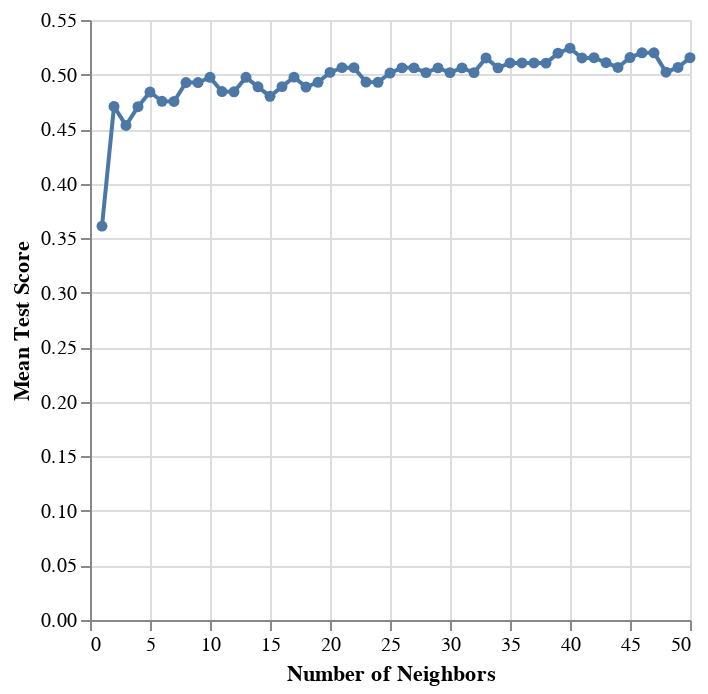

Notebook source saved alongside this figure:
### Code cell
#Creates a dataframe out of the grid
heart_grid_df = pd.DataFrame(heart_grid.cv_results_)

#Creates a line plot out of the dataframe, using neighbors on the X and mean test score on the Y
grid_plot = alt.Chart(heart_grid_df).mark_line(point=True).encode(
    x=alt.X("param_kneighborsclassifier__n_neighbors").title("Number of Neighbors"),
    y=alt.Y("mean_test_score").title("Mean Test Score")
)

display("Figure 4: How Does Number of Neighbors Impact Test Score?", grid_plot)

### Figure 1 — Vega-Lite specification as saved in the notebook (floating-point values rounded to 4 significant figures)
{"config": {"view": {"continuousWidth": 300, "continuousHeight": 300}}, "data": {"name": "data-bd5d04478bb7c79b33929f02d9124b03"}, "mark": {"type": "line", "point": true}, "encoding": {"x": {"field": "param_kneighborsclassifier__n_neighbors", "title": "Number of Neighbors", "type": "quantitative"}, "y": {"field": "mean_test_score", "title": "Mean Test Score", "type": "quantitative"}}, "$schema": "https://vega.github.io/schema/vega-lite/v5.8.0.json", "datasets": {"data-bd5d04478bb7c79b33929f02d9124b03": [{"mean_fit_time": 0.003951, "std_fit_time": 0.0006333, "mean_score_time": 0.004543, "std_score_time": 0.002223, "param_kneighborsclassifier__n_neighbors": 1, "params": {"kneighborsclassifier__n_neighbors": 1}, "split0_test_score": 0.3913, "split1_test_score": 0.4348, "split2_test_score": 0.3913, "split3_test_score": 0.3478, "split4_test_score": 0.2609, "split5_test_score": 0.2609, "split6_test_score": 0.4783, "split7_test_score": 0.3182, "split8_test_score": 0.2727, "split9_test_score": 0.4545, "mean_test_score": 0.3611, "std_test_score": 0.07722, "rank_test_score": 50}, {"mean_fit_time": 0.004181, "std_fit_time": 0.0008506, "mean_score_time": 0.003873, "std_score_time": 0.0005057, "param_kneighborsclassifier__n_neighbors": 2, "params": {"kneighborsclassifier__n_neighbors": 2}, "split0_test_score": 0.4783, "split1_test_score": 0.5652, "split2_test_score": 0.5217, "split3_test_score": 0.4348, "split4_test_score": 0.4783, "split5_test_score": 0.5217, "split6_test_score": 0.4348, "split7_test_score": 0.3636, "split8_test_score": 0.4545, "split9_test_score": 0.4545, "mean_test_score": 0.4708, "std_test_score": 0.05369, "rank_test_score": 47}, {"mean_fit_time": 0.003412, "std_fit_time": 5.624e-05, "mean_score_time": 0.003416, "std_score_time": 4.742e-05, "param_kneighborsclassifier__n_neighbors": 3, "params": {"kneighborsclassifier__n_neighbors": 3}, "split0_test_score": 0.4348, "split1_test_score": 0.6522, "split2_test_score": 0.4348, "split3_test_score": 0.3478, "split4_test_score": 0.4348, "split5_test_score": 0.4348, "split6_test_score": 0.5217, "split7_test_score": 0.4091, "split8_test_score": 0.4091, "split9_test_score": 0.4545, "mean_test_score": 0.4534, "std_test_score": 0.07787, "rank_test_score": 49}, {"mean_fit_time": 0.003443, "std_fit_time": 0.0001792, "mean_score_time": 0.003445, "std_score_time": 5.312e-05, "param_kneighborsclassifier__n_neighbors": 4, "params": {"kneighborsclassifier__n_neighbors": 4}, "split0_test_score": 0.4348, "split1_test_score": 0.6522, "split2_test_score": 0.4783, "split3_test_score": 0.5217, "split4_test_score": 0.4783, "split5_test_score": 0.4783, "split6_test_score": 0.4348, "split7_test_score": 0.4545, "split8_test_score": 0.4091, "split9_test_score": 0.3636, "mean_test_score": 0.4706, "std_test_score": 0.07335, "rank_test_score": 48}, {"mean_fit_time": 0.003396, "std_fit_time": 7.303e-05, "mean_score_time": 0.003428, "std_score_time": 5.959e-05, "param_kneighborsclassifier__n_neighbors": 5, "params": {"kneighborsclassifier__n_neighbors": 5}, "split0_test_score": 0.4783, "split1_test_score": 0.6522, "split2_test_score": 0.4783, "split3_test_score": 0.5217, "split4_test_score": 0.4348, "split5_test_score": 0.4348, "split6_test_score": 0.5217, "split7_test_score": 0.3636, "split8_test_score": 0.5, "split9_test_score": 0.4545, "mean_test_score": 0.484, "std_test_score": 0.07187, "rank_test_score": 43}, {"mean_fit_time": 0.00344, "std_fit_time": 8.213e-05, "mean_score_time": 0.00341, "std_score_time": 5.296e-05, "param_kneighborsclassifier__n_neighbors": 6, "params": {"kneighborsclassifier__n_neighbors": 6}, "split0_test_score": 0.4783, "split1_test_score": 0.6087, "split2_test_score": 0.5217, "split3_test_score": 0.4783, "split4_test_score": 0.3913, "split5_test_score": 0.4348, "split6_test_score": 0.4783, "split7_test_score": 0.4091, "split8_test_score": 0.4545, "split9_test_score": 0.5, "mean_test_score": 0.4755, "std_test_score": 0.05839, "rank_test_score": 45}, {"mean_fit_time": 0.003366, "std_fit_time": 6.056e-05, "mean_score_time": 0.003396, "std_score_time": 4.765e-05, "param_kneighborsclassifier__n_neighbors": 7, "params": {"kneighborsclassifier__n_neighbors": 7}, "split0_test_score": 0.4348, "split1_test_score": 0.5217, "split2_test_score": 0.6087, "split3_test_score": 0.5217, "split4_test_score": 0.4783, "split5_test_score": 0.4348, "split6_test_score": 0.4348, "split7_test_score": 0.3636, "split8_test_score": 0.4545, "split9_test_score": 0.5, "mean_test_score": 0.4753, "std_test_score": 0.06368, "rank_test_score": 46}, {"mean_fit_time": 0.003357, "std_fit_time": 5.825e-05, "mean_score_time": 0.003403, "std_score_time": 5.107e-05, "param_kneighborsclassifier__n_neighbors": 8, "params": {"kneighborsclassifier__n_neighbors": 8}, "split0_test_score": 0.4783, "split1_test_score": 0.6087, "split2_test_score": 0.5652, "split3_test_score": 0.5217, "split4_test_score": 0.5217, "split5_test_score": 0.4783, "split6_test_score": 0.4348, "split7_test_score": 0.3636, "split8_test_score": 0.5, "split9_test_score": 0.4545, "mean_test_score": 0.4927, "std_test_score": 0.06507, "rank_test_score": 36}, {"mean_fit_time": 0.00341, "std_fit_time": 9.86e-05, "mean_score_time": 0.003423, "std_score_time": 4.051e-05, "param_kneighborsclassifier__n_neighbors": 9, "params": {"kneighborsclassifier__n_neighbors": 9}, "split0_test_score": 0.4783, "split1_test_score": 0.5652, "split2_test_score": 0.5652, "split3_test_score": 0.5217, "split4_test_score": 0.5652, "split5_test_score": 0.4783, "split6_test_score": 0.4348, "split7_test_score": 0.4545, "split8_test_score": 0.4545, "split9_test_score": 0.4091, "mean_test_score": 0.4927, "std_test_score": 0.05504, "rank_test_score": 36}, {"mean_fit_time": 0.003377, "std_fit_time": 8.041e-05, "mean_score_time": 0.003392, "std_score_time": 2.101e-05, "param_kneighborsclassifier__n_neighbors": 10, "params": {"kneighborsclassifier__n_neighbors": 10}, "split0_test_score": 0.4783, "split1_test_score": 0.5217, "split2_test_score": 0.5217, "split3_test_score": 0.5217, "split4_test_score": 0.5652, "split5_test_score": 0.4783, "split6_test_score": 0.4783, "split7_test_score": 0.4545, "split8_test_score": 0.4545, "split9_test_score": 0.5, "mean_test_score": 0.4974, "std_test_score": 0.0334, "rank_test_score": 31}, {"mean_fit_time": 0.003417, "std_fit_time": 0.0001764, "mean_score_time": 0.003399, "std_score_time": 5.008e-05, "param_kneighborsclassifier__n_neighbors": 11, "params": {"kneighborsclassifier__n_neighbors": 11}, "split0_test_score": 0.4348, "split1_test_score": 0.5217, "split2_test_score": 0.4783, "split3_test_score": 0.5217, "split4_test_score": 0.5217, "split5_test_score": 0.4783, "split6_test_score": 0.4783, "split7_test_score": 0.4545, "split8_test_score": 0.4545, "split9_test_score": 0.5, "mean_test_score": 0.4844, "std_test_score": 0.02964, "rank_test_score": 41}, {"mean_fit_time": 0.003381, "std_fit_time": 7.777e-05, "mean_score_time": 0.005197, "std_score_time": 0.005377, "param_kneighborsclassifier__n_neighbors": 12, "params": {"kneighborsclassifier__n_neighbors": 12}, "split0_test_score": 0.4783, "split1_test_score": 0.5217, "split2_test_score": 0.5217, "split3_test_score": 0.5652, "split4_test_score": 0.4348, "split5_test_score": 0.4783, "split6_test_score": 0.4783, "split7_test_score": 0.4545, "split8_test_score": 0.4545, "split9_test_score": 0.4545, "mean_test_score": 0.4842, "std_test_score": 0.03817, "rank_test_score": 42}, {"mean_fit_time": 0.003441, "std_fit_time": 0.0002646, "mean_score_time": 0.003372, "std_score_time": 1.9e-05, "param_kneighborsclassifier__n_neighbors": 13, "params": {"kneighborsclassifier__n_neighbors": 13}, "split0_test_score": 0.5217, "split1_test_score": 0.5652, "split2_test_score": 0.5217, "split3_test_score": 0.5652, "split4_test_score": 0.4783, "split5_test_score": 0.4348, "split6_test_score": 0.4783, "split7_test_score": 0.4545, "split8_test_score": 0.4545, "split9_test_score": 0.5, "mean_test_score": 0.4974, "std_test_score": 0.04326, "rank_test_score": 31}, {"mean_fit_time": 0.00337, "std_fit_time": 5.469e-05, "mean_score_time": 0.003484, "std_score_time": 0.0002401, "param_kneighborsclassifier__n_neighbors": 14, "params": {"kneighborsclassifier__n_neighbors": 14}, "split0_test_score": 0.4783, "split1_test_score": 0.5652, "split2_test_score": 0.5217, "split3_test_score": 0.5652, "split4_test_score": 0.4783, "split5_test_score": 0.4348, "split6_test_score": 0.4348, "split7_test_score": 0.4091, "split8_test_score": 0.4545, "split9_test_score": 0.5455, "mean_test_score": 0.4887, "std_test_score": 0.05437, "rank_test_score": 39}, {"mean_fit_time": 0.003393, "std_fit_time": 6.322e-05, "mean_score_time": 0.003412, "std_score_time": 4.92e-05, "param_kneighborsclassifier__n_neighbors": 15, "params": {"kneighborsclassifier__n_neighbors": 15}, "split0_test_score": 0.5217, "split1_test_score": 0.5217, "split2_test_score": 0.4783, "split3_test_score": 0.5217, "split4_test_score": 0.4783, "split5_test_score": 0.4348, "split6_test_score": 0.4348, "split7_test_score": 0.4091, "split8_test_score": 0.4545, "split9_test_score": 0.5455, "mean_test_score": 0.48, "std_test_score": 0.04391, "rank_test_score": 44}, {"mean_fit_time": 0.003358, "std_fit_time": 4.911e-05, "mean_score_time": 0.003387, "std_score_time": 2.797e-05, "param_kneighborsclassifier__n_neighbors": 16, "params": {"kneighborsclassifier__n_neighbors": 16}, "split0_test_score": 0.4783, "split1_test_score": 0.5217, "split2_test_score": 0.5217, "split3_test_score": 0.5217, "split4_test_score": 0.4783, "split5_test_score": 0.4348, "split6_test_score": 0.4783, "split7_test_score": 0.4091, "split8_test_score": 0.4545, "split9_test_score": 0.5909, "mean_test_score": 0.4889, "std_test_score": 0.04946, "rank_test_score": 38}, {"mean_fit_time": 0.003347, "std_fit_time": 5.27e-05, "mean_score_time": 0.003393, "std_score_time": 2.415e-05, "param_kneighborsclassifier__n_neighbors": 17, "params": {"kneighborsclassifier__n_neighbors": 17}, "split0_test_score": 0.4783, "split1_test_score": 0.5217, "split2_test_score": 0.5217, "split3_test_score": 0.5217, "split4_test_score": 0.5217, "split5_test_score": 0.4348, "split6_test_score": 0.5217, "split7_test_score": 0.4091, "split8_test_score": 0.4545, "split9_test_score": 0.5909, "mean_test_score": 0.4976, "std_test_score": 0.05062, "rank_test_score": 30}, {"mean_fit_time": 0.003494, "std_fit_time": 0.0001805, "mean_score_time": 0.003488, "std_score_time": 0.0001561, "param_kneighborsclassifier__n_neighbors": 18, "params": {"kneighborsclassifier__n_neighbors": 18}, "split0_test_score": 0.4783, "split1_test_score": 0.5217, "split2_test_score": 0.4783, "split3_test_score": 0.5217, "split4_test_score": 0.5217, "split5_test_score": 0.4348, "split6_test_score": 0.5652, "split7_test_score": 0.4091, "split8_test_score": 0.4545, "split9_test_score": 0.5, "mean_test_score": 0.4885, "std_test_score": 0.04459, "rank_test_score": 40}, {"mean_fit_time": 0.003373, "std_fit_time": 7.624e-05, "mean_score_time": 0.003391, "std_score_time": 2.584e-05, "param_kneighborsclassifier__n_neighbors": 19, "params": {"kneighborsclassifier__n_neighbors": 19}, "split0_test_score": 0.4783, "split1_test_score": 0.5217, "split2_test_score": 0.5217, "split3_test_score": 0.5217, "split4_test_score": 0.5217, "split5_test_score": 0.4783, "split6_test_score": 0.5217, "split7_test_score": 0.4091, "split8_test_score": 0.4545, "split9_test_score": 0.5, "mean_test_score": 0.4929, "std_test_score": 0.03624, "rank_test_score": 34}, {"mean_fit_time": 0.0038, "std_fit_time": 0.001185, "mean_score_time": 0.003457, "std_score_time": 0.0001254, "param_kneighborsclassifier__n_neighbors": 20, "params": {"kneighborsclassifier__n_neighbors": 20}, "split0_test_score": 0.4783, "split1_test_score": 0.5217, "split2_test_score": 0.5217, "split3_test_score": 0.5217, "split4_test_score": 0.5217, "split5_test_score": 0.4783, "split6_test_score": 0.5217, "split7_test_score": 0.4091, "split8_test_score": 0.4545, "split9_test_score": 0.5909, "mean_test_score": 0.502, "std_test_score": 0.04676, "rank_test_score": 25}, {"mean_fit_time": 0.003789, "std_fit_time": 0.001239, "mean_score_time": 0.003464, "std_score_time": 4.801e-05, "param_kneighborsclassifier__n_neighbors": 21, "params": {"kneighborsclassifier__n_neighbors": 21}, "split0_test_score": 0.4783, "split1_test_score": 0.5217, "split2_test_score": 0.5217, "split3_test_score": 0.5652, "split4_test_score": 0.5217, "split5_test_score": 0.4783, "split6_test_score": 0.5217, "split7_test_score": 0.4091, "split8_test_score": 0.4545, "split9_test_score": 0.5909, "mean_test_score": 0.5063, "std_test_score": 0.05028, "rank_test_score": 17}, {"mean_fit_time": 0.003439, "std_fit_time": 0.0002058, "mean_score_time": 0.00347, "std_score_time": 0.0001703, "param_kneighborsclassifier__n_neighbors": 22, "params": {"kneighborsclassifier__n_neighbors": 22}, "split0_test_score": 0.4783, "split1_test_score": 0.5652, "split2_test_score": 0.5217, "split3_test_score": 0.5217, "split4_test_score": 0.5217, "split5_test_score": 0.5217, "split6_test_score": 0.4783, "split7_test_score": 0.4091, "split8_test_score": 0.4545, "split9_test_score": 0.5909, "mean_test_score": 0.5063, "std_test_score": 0.05028, "rank_test_score": 17}, {"mean_fit_time": 0.00336, "std_fit_time": 5.545e-05, "mean_score_time": 0.003437, "std_score_time": 5.854e-05, "param_kneighborsclassifier__n_neighbors": 23, "params": {"kneighborsclassifier__n_neighbors": 23}, "split0_test_score": 0.4783, "split1_test_score": 0.5217, "split2_test_score": 0.4348, "split3_test_score": 0.5217, "split4_test_score": 0.5217, "split5_test_score": 0.5652, "split6_test_score": 0.4783, "split7_test_score": 0.4091, "split8_test_score": 0.4545, "split9_test_score": 0.5455, "mean_test_score": 0.4931, "std_test_score": 0.04774, "rank_test_score": 33}, {"mean_fit_time": 0.003379, "std_fit_time": 6.982e-05, "mean_score_time": 0.003474, "std_score_time": 5.409e-05, "param_kneighborsclassifier__n_neighbors": 24, "params": {"kneighborsclassifier__n_neighbors": 24}, "split0_test_score": 0.4783, "split1_test_score": 0.6087, "split2_test_score": 0.4348, "split3_test_score": 0.5217, "split4_test_score": 0.5217, "split5_test_score": 0.5217, "split6_test_score": 0.4783, "split7_test_score": 0.4091, "split8_test_score": 0.4545, "split9_test_score": 0.5, "mean_test_score": 0.4929, "std_test_score": 0.05316, "rank_test_score": 34}, {"mean_fit_time": 0.003344, "std_fit_time": 5.413e-05, "mean_score_time": 0.003416, "std_score_time": 2.277e-05, "param_kneighborsclassifier__n_neighbors": 25, "params": {"kneighborsclassifier__n_neighbors": 25}, "split0_test_score": 0.5217, "split1_test_score": 0.6087, "split2_test_score": 0.4348, "split3_test_score": 0.5217, "split4_test_score": 0.5217, "split5_test_score": 0.5652, "split6_test_score": 0.5217, "split7_test_score": 0.3636, "split8_test_score": 0.4545, "split9_test_score": 0.5, "mean_test_score": 0.5014, "std_test_score": 0.06546, "rank_test_score": 29}, {"mean_fit_time": 0.003376, "std_fit_time": 7.075e-05, "mean_score_time": 0.003441, "std_score_time": 4.304e-05, "param_kneighborsclassifier__n_neighbors": 26, "params": {"kneighborsclassifier__n_neighbors": 26}, "split0_test_score": 0.5217, "split1_test_score": 0.5652, "split2_test_score": 0.4348, "split3_test_score": 0.5217, "split4_test_score": 0.5217, "split5_test_score": 0.5652, "split6_test_score": 0.5217, "split7_test_score": 0.4091, "split8_test_score": 0.4545, "split9_test_score": 0.5455, "mean_test_score": 0.5061, "std_test_score": 0.05164, "rank_test_score": 19}, {"mean_fit_time": 0.003375, "std_fit_time": 6.004e-05, "mean_score_time": 0.003432, "std_score_time": 4.573e-05, "param_kneighborsclassifier__n_neighbors": 27, "params": {"kneighborsclassifier__n_neighbors": 27}, "split0_test_score": 0.5217, "split1_test_score": 0.5652, "split2_test_score": 0.4783, "split3_test_score": 0.5217, "split4_test_score": 0.5217, "split5_test_score": 0.5217, "split6_test_score": 0.5217, "split7_test_score": 0.4091, "split8_test_score": 0.4545, "split9_test_score": 0.5455, "mean_test_score": 0.5061, "std_test_score": 0.04372, "rank_test_score": 19}, {"mean_fit_time": 0.003404, "std_fit_time": 6.041e-05, "mean_score_time": 0.003541, "std_score_time": 0.0002648, "param_kneighborsclassifier__n_neighbors": 28, "params": {"kneighborsclassifier__n_neighbors": 28}, "split0_test_score": 0.5217, "split1_test_score": 0.5652, "split2_test_score": 0.4783, "split3_test_score": 0.5217, "split4_test_score": 0.5217, "split5_test_score": 0.5217, "split6_test_score": 0.4783, "split7_test_score": 0.4091, "split8_test_score": 0.4545, "split9_test_score": 0.5455, "mean_test_score": 0.5018, "std_test_score": 0.04411, "rank_test_score": 26}, {"mean_fit_time": 0.003399, "std_fit_time": 7.248e-05, "mean_score_time": 0.003486, "std_score_time": 5.068e-05, "param_kneighborsclassifier__n_neighbors": 29, "params": {"kneighborsclassifier__n_neighbors": 29}, "split0_test_score": 0.5217, "split1_test_score": 0.5652, "split2_test_score": 0.4783, "split3_test_score": 0.5217, "split4_test_score": 0.5217, "split5_test_score": 0.5217, "split6_test_score": 0.5217, "split7_test_score": 0.4091, "split8_test_score": 0.4545, "split9_test_score": 0.5455, "mean_test_score": 0.5061, "std_test_score": 0.04372, "rank_test_score": 19}, {"mean_fit_time": 0.003344, "std_fit_time": 4.974e-05, "mean_score_time": 0.003425, "std_score_time": 2.063e-05, "param_kneighborsclassifier__n_neighbors": 30, "params": {"kneighborsclassifier__n_neighbors": 30}, "split0_test_score": 0.5217, "split1_test_score": 0.5652, "split2_test_score": 0.4783, "split3_test_score": 0.5217, "split4_test_score": 0.5217, "split5_test_score": 0.5217, "split6_test_score": 0.4783, "split7_test_score": 0.4091, "split8_test_score": 0.4545, "split9_test_score": 0.5455, "mean_test_score": 0.5018, "std_test_score": 0.04411, "rank_test_score": 26}, {"mean_fit_time": 0.003423, "std_fit_time": 9.643e-05, "mean_score_time": 0.003522, "std_score_time": 6.705e-05, "param_kneighborsclassifier__n_neighbors": 31, "params": {"kneighborsclassifier__n_neighbors": 31}, "split0_test_score": 0.5217, "split1_test_score": 0.6087, "split2_test_score": 0.4783, "split3_test_score": 0.5217, "split4_test_score": 0.5217, "split5_test_score": 0.5217, "split6_test_score": 0.4783, "split7_test_score": 0.4091, "split8_test_score": 0.4545, "split9_test_score": 0.5455, "mean_test_score": 0.5061, "std_test_score": 0.05164, "rank_test_score": 19}, {"mean_fit_time": 0.003488, "std_fit_time": 0.0001403, "mean_score_time": 0.003575, "std_score_time": 9.907e-05, "param_kneighborsclassifier__n_neighbors": 32, "params": {"kneighborsclassifier__n_neighbors": 32}, "split0_test_score": 0.5217, "split1_test_score": 0.5652, "split2_test_score": 0.5217, "split3_test_score": 0.5217, "split4_test_score": 0.5217, "split5_test_score": 0.4783, "split6_test_score": 0.4783, "split7_test_score": 0.4545, "split8_test_score": 0.4545, "split9_test_score": 0.5, "mean_test_score": 0.5018, "std_test_score": 0.03345, "rank_test_score": 28}, {"mean_fit_time": 0.003385, "std_fit_time": 6.326e-05, "mean_score_time": 0.00348, "std_score_time": 4.382e-05, "param_kneighborsclassifier__n_neighbors": 33, "params": {"kneighborsclassifier__n_neighbors": 33}, "split0_test_score": 0.5217, "split1_test_score": 0.5652, "split2_test_score": 0.5217, "split3_test_score": 0.5217, "split4_test_score": 0.5217, "split5_test_score": 0.5217, "split6_test_score": 0.4783, "split7_test_score": 0.4545, "split8_test_score": 0.4545, "split9_test_score": 0.5909, "mean_test_score": 0.5152, "std_test_score": 0.04144, "rank_test_score": 9}, {"mean_fit_time": 0.00336, "std_fit_time": 5.635e-05, "mean_score_time": 0.003467, "std_score_time": 3.194e-05, "param_kneighborsclassifier__n_neighbors": 34, "params": {"kneighborsclassifier__n_neighbors": 34}, "split0_test_score": 0.5217, "split1_test_score": 0.5652, "split2_test_score": 0.5217, "split3_test_score": 0.5217, "split4_test_score": 0.5217, "split5_test_score": 0.5217, "split6_test_score": 0.4783, "split7_test_score": 0.4091, "split8_test_score": 0.4545, "split9_test_score": 0.5455, "mean_test_score": 0.5061, "std_test_score": 0.04372, "rank_test_score": 19}, {"mean_fit_time": 0.003397, "std_fit_time": 7.95e-05, "mean_score_time": 0.003513, "std_score_time": 5.332e-05, "param_kneighborsclassifier__n_neighbors": 35, "params": {"kneighborsclassifier__n_neighbors": 35}, "split0_test_score": 0.5217, "split1_test_score": 0.5652, "split2_test_score": 0.5217, "split3_test_score": 0.5217, "split4_test_score": 0.5217, "split5_test_score": 0.5217, "split6_test_score": 0.4783, "split7_test_score": 0.4545, "split8_test_score": 0.4545, "split9_test_score": 0.5455, "mean_test_score": 0.5107, "std_test_score": 0.03485, "rank_test_score": 11}, {"mean_fit_time": 0.003443, "std_fit_time": 0.0001186, "mean_score_time": 0.003517, "std_score_time": 0.0001073, "param_kneighborsclassifier__n_neighbors": 36, "params": {"kneighborsclassifier__n_neighbors": 36}, "split0_test_score": 0.5217, "split1_test_score": 0.5652, "split2_test_score": 0.5217, "split3_test_score": 0.5217, "split4_test_score": 0.5217, "split5_test_score": 0.5217, "split6_test_score": 0.4783, "split7_test_score": 0.4545, "split8_test_score": 0.4545, "split9_test_score": 0.5455, "mean_test_score": 0.5107, "std_test_score": 0.03485, "rank_test_score": 11}, {"mean_fit_time": 0.003553, "std_fit_time": 0.0002117, "mean_score_time": 0.004546, "std_score_time": 0.003123, "param_kneighborsclassifier__n_neighbors": 37, "params": {"kneighborsclassifier__n_neighbors": 37}, "split0_test_score": 0.5217, "split1_test_score": 0.5652, "split2_test_score": 0.5217, "split3_test_score": 0.5217, "split4_test_score": 0.5217, "split5_test_score": 0.5217, "split6_test_score": 0.4783, "split7_test_score": 0.4545, "split8_test_score": 0.4545, "split9_test_score": 0.5455, "mean_test_score": 0.5107, "std_test_score": 0.03485, "rank_test_score": 11}, {"mean_fit_time": 0.006246, "std_fit_time": 0.008675, "mean_score_time": 0.003462, "std_score_time": 2.259e-05, "param_kneighborsclassifier__n_neighbors": 38, "params": {"kneighborsclassifier__n_neighbors": 38}, "split0_test_score": 0.5217, "split1_test_score": 0.5652, "split2_test_score": 0.5652, "split3_test_score": 0.5217, "split4_test_score": 0.5217, "split5_test_score": 0.5217, "split6_test_score": 0.4783, "split7_test_score": 0.4545, "split8_test_score": 0.4545, "split9_test_score": 0.5, "mean_test_score": 0.5105, "std_test_score": 0.03729, "rank_test_score": 14}, {"mean_fit_time": 0.003349, "std_fit_time": 4.396e-05, "mean_score_time": 0.007149, "std_score_time": 0.01108, "param_kneighborsclassifier__n_neighbors": 39, "params": {"kneighborsclassifier__n_neighbors": 39}, "split0_test_score": 0.5217, "split1_test_score": 0.5652, "split2_test_score": 0.5652, "split3_test_score": 0.5217, "split4_test_score": 0.5217, "split5_test_score": 0.5217, "split6_test_score": 0.4783, "split7_test_score": 0.5, "split8_test_score": 0.4545, "split9_test_score": 0.5455, "mean_test_score": 0.5196, "std_test_score": 0.03343, "rank_test_score": 4}, {"mean_fit_time": 0.003366, "std_fit_time": 5.586e-05, "mean_score_time": 0.003986, "std_score_time": 0.00156, "param_kneighborsclassifier__n_neighbors": 40, "params": {"kneighborsclassifier__n_neighbors": 40}, "split0_test_score": 0.5217, "split1_test_score": 0.5652, "split2_test_score": 0.5652, "split3_test_score": 0.5217, "split4_test_score": 0.5217, "split5_test_score": 0.5217, "split6_test_score": 0.4783, "split7_test_score": 0.5, "split8_test_score": 0.4545, "split9_test_score": 0.5909, "mean_test_score": 0.5241, "std_test_score": 0.03923, "rank_test_score": 1}, {"mean_fit_time": 0.003386, "std_fit_time": 8.563e-05, "mean_score_time": 0.003457, "std_score_time": 1.725e-05, "param_kneighborsclassifier__n_neighbors": 41, "params": {"kneighborsclassifier__n_neighbors": 41}, "split0_test_score": 0.5217, "split1_test_score": 0.5652, "split2_test_score": 0.5217, "split3_test_score": 0.5217, "split4_test_score": 0.5217, "split5_test_score": 0.5217, "split6_test_score": 0.4783, "split7_test_score": 0.5, "split8_test_score": 0.4545, "split9_test_score": 0.5455, "mean_test_score": 0.5152, "std_test_score": 0.02984, "rank_test_score": 8}, {"mean_fit_time": 0.003393, "std_fit_time": 9.099e-05, "mean_score_time": 0.007797, "std_score_time": 0.01289, "param_kneighborsclassifier__n_neighbors": 42, "params": {"kneighborsclassifier__n_neighbors": 42}, "split0_test_score": 0.5217, "split1_test_score": 0.5652, "split2_test_score": 0.5217, "split3_test_score": 0.4783, "split4_test_score": 0.5217, "split5_test_score": 0.5217, "split6_test_score": 0.4783, "split7_test_score": 0.5, "split8_test_score": 0.4545, "split9_test_score": 0.5909, "mean_test_score": 0.5154, "std_test_score": 0.03879, "rank_test_score": 6}, {"mean_fit_time": 0.003371, "std_fit_time": 8.137e-05, "mean_score_time": 0.003513, "std_score_time": 3.181e-05, "param_kneighborsclassifier__n_neighbors": 43, "params": {"kneighborsclassifier__n_neighbors": 43}, "split0_test_score": 0.5217, "split1_test_score": 0.5652, "split2_test_score": 0.5217, "split3_test_score": 0.4783, "split4_test_score": 0.5217, "split5_test_score": 0.5217, "split6_test_score": 0.4783, "split7_test_score": 0.5, "split8_test_score": 0.4545, "split9_test_score": 0.5455, "mean_test_score": 0.5109, "std_test_score": 0.03169, "rank_test_score": 10}, {"mean_fit_time": 0.00338, "std_fit_time": 4.568e-05, "mean_score_time": 0.003517, "std_score_time": 3.041e-05, "param_kneighborsclassifier__n_neighbors": 44, "params": {"kneighborsclassifier__n_neighbors": 44}, "split0_test_score": 0.5217, "split1_test_score": 0.5652, "split2_test_score": 0.5217, "split3_test_score": 0.4783, "split4_test_score": 0.5217, "split5_test_score": 0.4783, "split6_test_score": 0.4783, "split7_test_score": 0.5, "split8_test_score": 0.4545, "split9_test_score": 0.5455, "mean_test_score": 0.5065, "std_test_score": 0.03286, "rank_test_score": 15}, {"mean_fit_time": 0.00339, "std_fit_time": 9.433e-05, "mean_score_time": 0.003509, "std_score_time": 3.592e-05, "param_kneighborsclassifier__n_neighbors": 45, "params": {"kneighborsclassifier__n_neighbors": 45}, "split0_test_score": 0.5217, "split1_test_score": 0.5652, "split2_test_score": 0.5217, "split3_test_score": 0.4783, "split4_test_score": 0.5217, "split5_test_score": 0.4783, "split6_test_score": 0.4783, "split7_test_score": 0.5455, "split8_test_score": 0.4545, "split9_test_score": 0.5909, "mean_test_score": 0.5156, "std_test_score": 0.04129, "rank_test_score": 5}, {"mean_fit_time": 0.003365, "std_fit_time": 7.595e-05, "mean_score_time": 0.003514, "std_score_time": 5.48e-05, "param_kneighborsclassifier__n_neighbors": 46, "params": {"kneighborsclassifier__n_neighbors": 46}, "split0_test_score": 0.5217, "split1_test_score": 0.5652, "split2_test_score": 0.5217, "split3_test_score": 0.5217, "split4_test_score": 0.5217, "split5_test_score": 0.4783, "split6_test_score": 0.4783, "split7_test_score": 0.5455, "split8_test_score": 0.4545, "split9_test_score": 0.5909, "mean_test_score": 0.52, "std_test_score": 0.03937, "rank_test_score": 2}, {"mean_fit_time": 0.003359, "std_fit_time": 6.578e-05, "mean_score_time": 0.003488, "std_score_time": 4.432e-05, "param_kneighborsclassifier__n_neighbors": 47, "params": {"kneighborsclassifier__n_neighbors": 47}, "split0_test_score": 0.5217, "split1_test_score": 0.5652, "split2_test_score": 0.5217, "split3_test_score": 0.5217, "split4_test_score": 0.5217, "split5_test_score": 0.4783, "split6_test_score": 0.4783, "split7_test_score": 0.5455, "split8_test_score": 0.4545, "split9_test_score": 0.5909, "mean_test_score": 0.52, "std_test_score": 0.03937, "rank_test_score": 2}, {"mean_fit_time": 0.00336, "std_fit_time": 7.628e-05, "mean_score_time": 0.00349, "std_score_time": 4.473e-05, "param_kneighborsclassifier__n_neighbors": 48, "params": {"kneighborsclassifier__n_neighbors": 48}, "split0_test_score": 0.5217, "split1_test_score": 0.5217, "split2_test_score": 0.5217, "split3_test_score": 0.4783, "split4_test_score": 0.5217, "split5_test_score": 0.4783, "split6_test_score": 0.4783, "split7_test_score": 0.5, "split8_test_score": 0.4545, "split9_test_score": 0.5455, "mean_test_score": 0.5022, "std_test_score": 0.02719, "rank_test_score": 24}, {"mean_fit_time": 0.003362, "std_fit_time": 5.822e-05, "mean_score_time": 0.003487, "std_score_time": 4.054e-05, "param_kneighborsclassifier__n_neighbors": 49, "params": {"kneighborsclassifier__n_neighbors": 49}, "split0_test_score": 0.5217, "split1_test_score": 0.5652, "split2_test_score": 0.5217, "split3_test_score": 0.4783, "split4_test_score": 0.5217, "split5_test_score": 0.4783, "split6_test_score": 0.4783, "split7_test_score": 0.5, "split8_test_score": 0.4545, "split9_test_score": 0.5455, "mean_test_score": 0.5065, "std_test_score": 0.03286, "rank_test_score": 15}, {"mean_fit_time": 0.003349, "std_fit_time": 5.016e-05, "mean_score_time": 0.003468, "std_score_time": 2.392e-05, "param_kneighborsclassifier__n_neighbors": 50, "params": {"kneighborsclassifier__n_neighbors": 50}, "split0_test_score": 0.5217, "split1_test_score": 0.5652, "split2_test_score": 0.5217, "split3_test_score": 0.5217, "split4_test_score": 0.5217, "split5_test_score": 0.4783, "split6_test_score": 0.4783, "split7_test_score": 0.5, "split8_test_score": 0.4545, "split9_test_score": 0.5909, "mean_test_score": 0.5154, "std_test_score": 0.03879, "rank_test_score": 6}]}}
